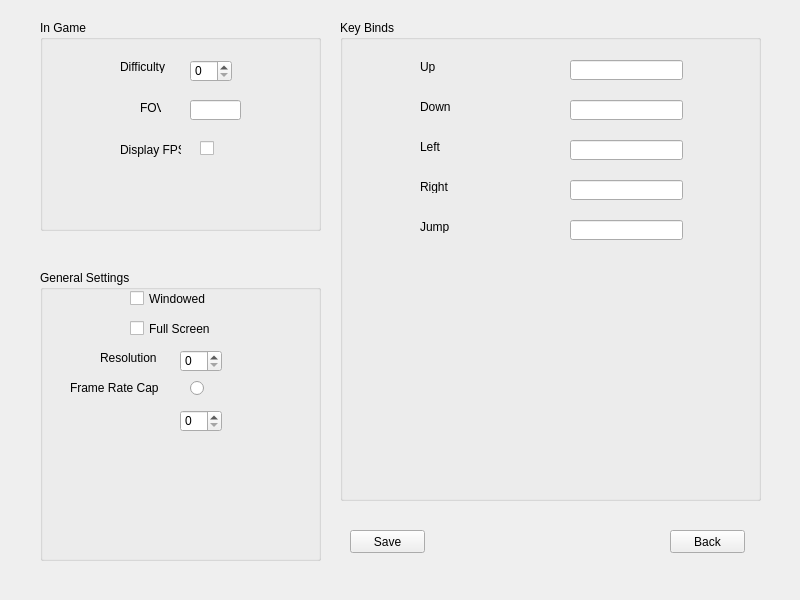
<?xml version="1.0" encoding="UTF-8"?>
<ui version="4.0">
 <class>Settings</class>
 <widget class="QWidget" name="Settings">
  <property name="geometry">
   <rect>
    <x>0</x>
    <y>0</y>
    <width>800</width>
    <height>600</height>
   </rect>
  </property>
  <property name="windowTitle">
   <string>Form</string>
  </property>
  <widget class="QGroupBox" name="InGame">
   <property name="geometry">
    <rect>
     <x>40</x>
     <y>20</y>
     <width>281</width>
     <height>211</height>
    </rect>
   </property>
   <property name="title">
    <string>In Game</string>
   </property>
   <widget class="QSpinBox" name="Difficulty">
    <property name="geometry">
     <rect>
      <x>150</x>
      <y>40</y>
      <width>42</width>
      <height>22</height>
     </rect>
    </property>
   </widget>
   <widget class="QLabel" name="Difficulty_2">
    <property name="geometry">
     <rect>
      <x>80</x>
      <y>40</y>
      <width>46</width>
      <height>13</height>
     </rect>
    </property>
    <property name="text">
     <string>Difficulty</string>
    </property>
   </widget>
   <widget class="QLabel" name="label">
    <property name="geometry">
     <rect>
      <x>100</x>
      <y>80</y>
      <width>21</width>
      <height>16</height>
     </rect>
    </property>
    <property name="text">
     <string>FOV</string>
    </property>
   </widget>
   <widget class="QLineEdit" name="FOV">
    <property name="geometry">
     <rect>
      <x>150</x>
      <y>80</y>
      <width>51</width>
      <height>20</height>
     </rect>
    </property>
   </widget>
   <widget class="QLabel" name="label_2">
    <property name="geometry">
     <rect>
      <x>80</x>
      <y>120</y>
      <width>61</width>
      <height>20</height>
     </rect>
    </property>
    <property name="text">
     <string>Display FPS</string>
    </property>
   </widget>
   <widget class="QCheckBox" name="DisplayFPS">
    <property name="geometry">
     <rect>
      <x>160</x>
      <y>120</y>
      <width>21</width>
      <height>17</height>
     </rect>
    </property>
    <property name="text">
     <string/>
    </property>
   </widget>
  </widget>
  <widget class="QGroupBox" name="groupBox">
   <property name="geometry">
    <rect>
     <x>40</x>
     <y>270</y>
     <width>281</width>
     <height>291</height>
    </rect>
   </property>
   <property name="title">
    <string>General Settings</string>
   </property>
   <widget class="QCheckBox" name="Windowed">
    <property name="geometry">
     <rect>
      <x>90</x>
      <y>20</y>
      <width>101</width>
      <height>17</height>
     </rect>
    </property>
    <property name="text">
     <string>Windowed</string>
    </property>
   </widget>
   <widget class="QCheckBox" name="FullScreen">
    <property name="geometry">
     <rect>
      <x>90</x>
      <y>50</y>
      <width>101</width>
      <height>17</height>
     </rect>
    </property>
    <property name="text">
     <string>Full Screen</string>
    </property>
   </widget>
   <widget class="QLabel" name="label_3">
    <property name="geometry">
     <rect>
      <x>60</x>
      <y>80</y>
      <width>61</width>
      <height>16</height>
     </rect>
    </property>
    <property name="text">
     <string>Resolution</string>
    </property>
   </widget>
   <widget class="QSpinBox" name="Resolution">
    <property name="geometry">
     <rect>
      <x>140</x>
      <y>80</y>
      <width>42</width>
      <height>22</height>
     </rect>
    </property>
   </widget>
   <widget class="QLabel" name="label_4">
    <property name="geometry">
     <rect>
      <x>30</x>
      <y>110</y>
      <width>91</width>
      <height>16</height>
     </rect>
    </property>
    <property name="text">
     <string>Frame Rate Cap</string>
    </property>
   </widget>
   <widget class="QRadioButton" name="FramRateCap">
    <property name="geometry">
     <rect>
      <x>150</x>
      <y>110</y>
      <width>21</width>
      <height>17</height>
     </rect>
    </property>
    <property name="text">
     <string/>
    </property>
   </widget>
   <widget class="QSpinBox" name="Cap">
    <property name="geometry">
     <rect>
      <x>140</x>
      <y>140</y>
      <width>42</width>
      <height>22</height>
     </rect>
    </property>
   </widget>
  </widget>
  <widget class="QGroupBox" name="groupBox_2">
   <property name="geometry">
    <rect>
     <x>340</x>
     <y>20</y>
     <width>421</width>
     <height>481</height>
    </rect>
   </property>
   <property name="title">
    <string>Key Binds</string>
   </property>
   <widget class="QLabel" name="Up_2">
    <property name="geometry">
     <rect>
      <x>80</x>
      <y>40</y>
      <width>46</width>
      <height>13</height>
     </rect>
    </property>
    <property name="text">
     <string>Up</string>
    </property>
   </widget>
   <widget class="QLabel" name="Left_2">
    <property name="geometry">
     <rect>
      <x>80</x>
      <y>120</y>
      <width>46</width>
      <height>13</height>
     </rect>
    </property>
    <property name="text">
     <string>Left</string>
    </property>
   </widget>
   <widget class="QLabel" name="Jump_2">
    <property name="geometry">
     <rect>
      <x>80</x>
      <y>200</y>
      <width>46</width>
      <height>13</height>
     </rect>
    </property>
    <property name="text">
     <string>Jump</string>
    </property>
   </widget>
   <widget class="QLabel" name="Down_2">
    <property name="geometry">
     <rect>
      <x>80</x>
      <y>80</y>
      <width>46</width>
      <height>13</height>
     </rect>
    </property>
    <property name="text">
     <string>Down</string>
    </property>
   </widget>
   <widget class="QLabel" name="Right_2">
    <property name="geometry">
     <rect>
      <x>80</x>
      <y>160</y>
      <width>46</width>
      <height>13</height>
     </rect>
    </property>
    <property name="text">
     <string>Right</string>
    </property>
   </widget>
   <widget class="QLineEdit" name="Up">
    <property name="geometry">
     <rect>
      <x>230</x>
      <y>40</y>
      <width>113</width>
      <height>20</height>
     </rect>
    </property>
   </widget>
   <widget class="QLineEdit" name="Down">
    <property name="geometry">
     <rect>
      <x>230</x>
      <y>80</y>
      <width>113</width>
      <height>20</height>
     </rect>
    </property>
   </widget>
   <widget class="QLineEdit" name="Left">
    <property name="geometry">
     <rect>
      <x>230</x>
      <y>120</y>
      <width>113</width>
      <height>20</height>
     </rect>
    </property>
   </widget>
   <widget class="QLineEdit" name="Right">
    <property name="geometry">
     <rect>
      <x>230</x>
      <y>160</y>
      <width>113</width>
      <height>20</height>
     </rect>
    </property>
   </widget>
   <widget class="QLineEdit" name="Jump">
    <property name="geometry">
     <rect>
      <x>230</x>
      <y>200</y>
      <width>113</width>
      <height>20</height>
     </rect>
    </property>
   </widget>
  </widget>
  <widget class="QPushButton" name="Back">
   <property name="geometry">
    <rect>
     <x>670</x>
     <y>530</y>
     <width>75</width>
     <height>23</height>
    </rect>
   </property>
   <property name="text">
    <string>Back</string>
   </property>
  </widget>
  <widget class="QPushButton" name="Save">
   <property name="geometry">
    <rect>
     <x>350</x>
     <y>530</y>
     <width>75</width>
     <height>23</height>
    </rect>
   </property>
   <property name="text">
    <string>Save</string>
   </property>
  </widget>
 </widget>
 <resources/>
 <connections/>
</ui>
